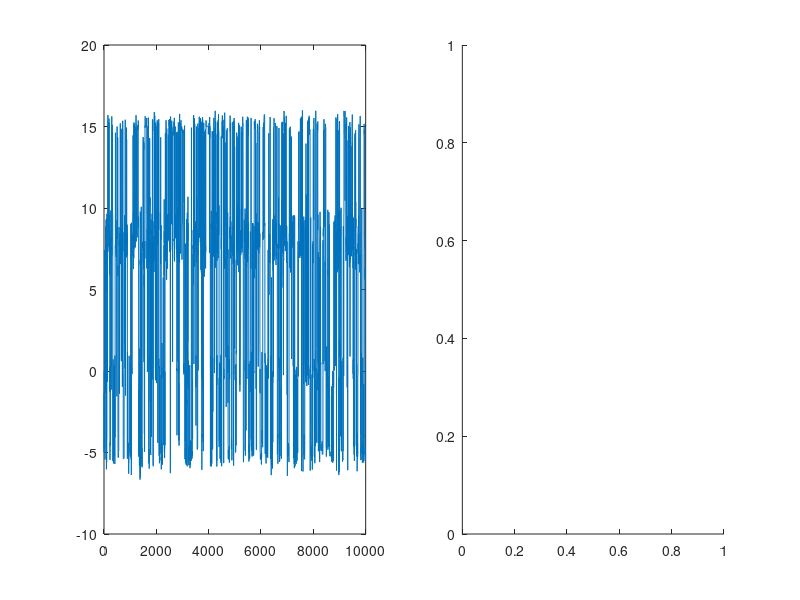

Write MATLAB code to recreate this figure. (Note: this script raises an error after producing the figure.)
% Random-Walk-Metropolis-Hastings MCMC in 1D to sample from a Multimodal
% Probability distribution
% Jonas Latz, M.Sc.
% Lehrstuhl f?r Numerische Mathematik
% Fakult?t f?r Mathematik
% Technische Universit?t M?nchen
% jonas.latz@tum.de
% 2017 - 

%% Configurations

% Standarddeviation of the proposal

%propsigma = 0.1; % Breaks
propsigma = 5; % Works

% Initial state
x_start = 0;

% Number of generated samples
N = 10000;

%% Some Initialisations

X = zeros(1,N);
a = zeros(1,N);
accept = zeros(1,N);
X(1) = x_start;
a(1) = 1;
accept(1)=1;


%% PDF of the Multimodal Distribution

multimod = @(X)(0.25*normpdf(X,-5,0.5)+0.35*normpdf(X,8,1)+0.23*normpdf(X,15,0.4)+0.17*normpdf(X,0,0.7));


%% MCMC-run

for k=2:N
    % Proposal
    X_prop = X(k-1) + normrnd(0,propsigma);
    
    % Acceptance probability 
    a(k) =min(1,(multimod(X_prop))/(multimod(X(k-1))));
    
    % Accept?!
    if rand < a(k)
        X(k) = X_prop;
        accept(k) = 1;
    else
        X(k) = X(k-1);
    end

end

%% Plot the sample path, histogram, and correct pdf.

FigHandle = figure(22);
set(FigHandle, 'Position', [50, 600, 800, 400]);

subplot(1,2,1)
plot(X)

subplot(1,2,2)
h=histogram(X,'Normalization','probability');
h.NumBins = 30;
hold on
y = -10:0.1:20;
f = multimod(y);
plot(y,f,'LineWidth',1.5);
hold off

%% Derive the amount of accepted steps and estimate the 
% acceptance probability

rel_accept = sum(accept)/N;
estim_accept_prob = sum(a)/N;

%% Return the relative Error of the Mean of the distribution

Estim = sum(X)/N;

% The expected value could be derived analytically. It is done numerically
% for practical reasons.

true = integral(@(x)multimod(x).*x,-Inf,Inf,'AbsTol',1e-8);

rel_error = abs(Estim-true)/true